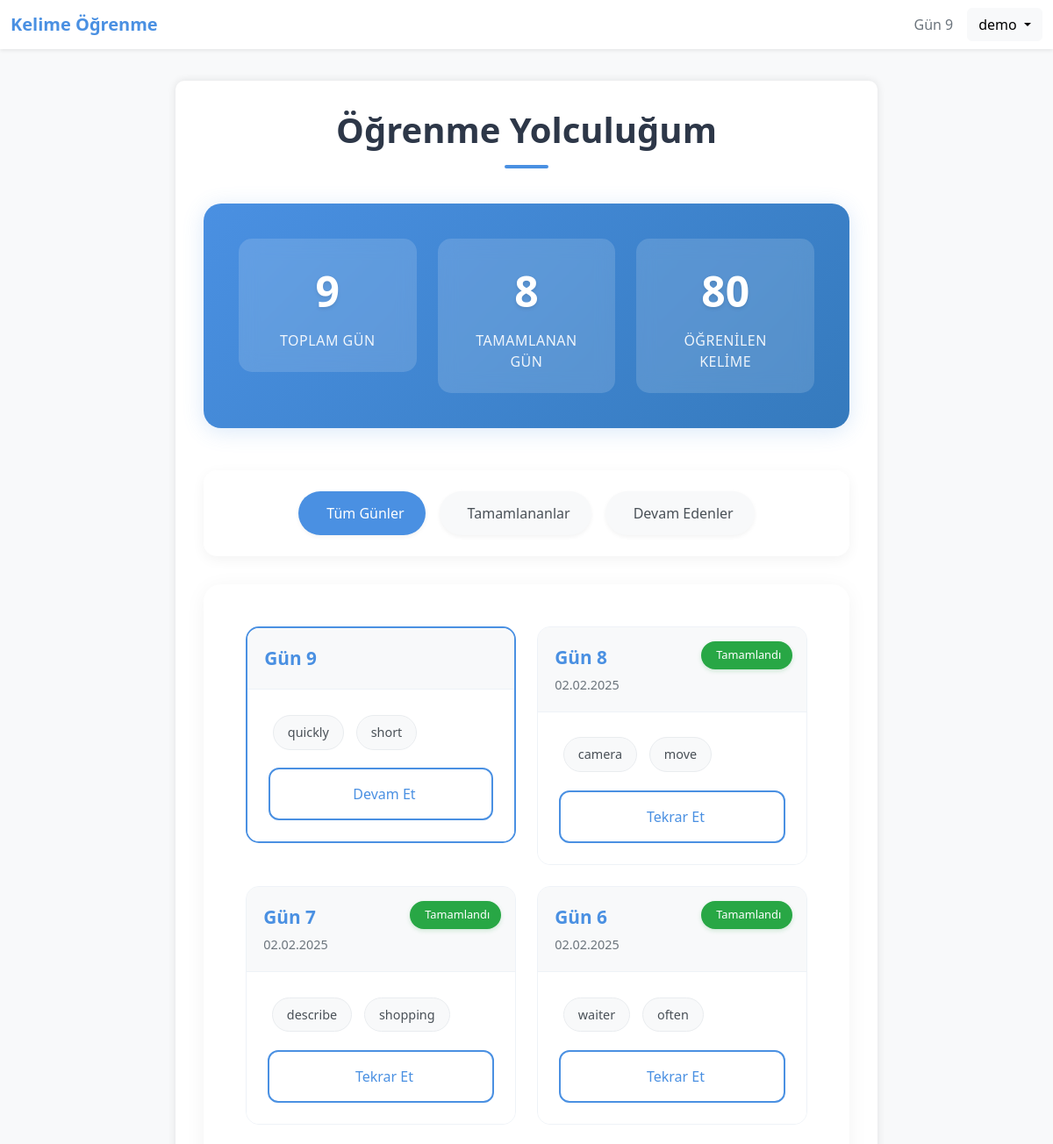
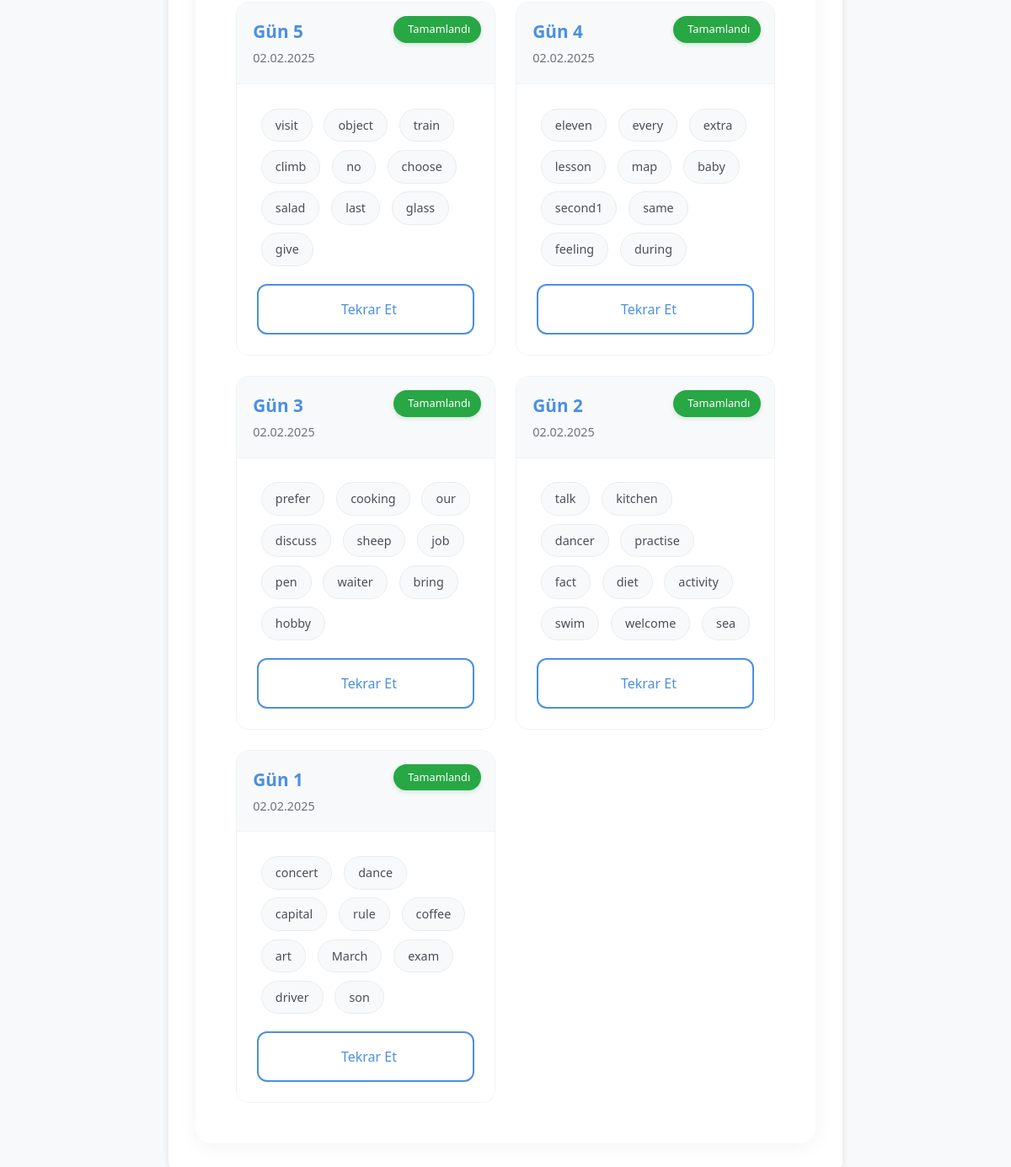
The page /dashboard (signed in) on the database its author committed (2 pictures, top to bottom).
### app.py (models this page shows)
class User(UserMixin, db.Model):
    id = db.Column(db.Integer, primary_key=True)
    username = db.Column(db.String(80), unique=True, nullable=False)
    password_hash = db.Column(db.String(120), nullable=False)
    current_day = db.Column(db.Integer, default=1)
    progress = db.relationship('UserProgress', backref='user', lazy=True)

class UserProgress(db.Model):
    id = db.Column(db.Integer, primary_key=True)
    user_id = db.Column(db.Integer, db.ForeignKey('user.id'), nullable=False)
    day = db.Column(db.Integer, nullable=False)
    words = db.Column(db.String(500), nullable=False)  # JSON string olarak saklayacağız
    completed = db.Column(db.Boolean, default=False)
    date_completed = db.Column(db.DateTime)

### app.py (the view)
@app.route('/dashboard')
@login_required
def dashboard():
    progress_list = UserProgress.query.filter_by(
        user_id=current_user.id
    ).order_by(UserProgress.day.desc()).all()
    for progress in progress_list:
        progress.word_list = json.loads(progress.words)
    return render_template('dashboard.html', progress_list=progress_list)

### app.py (called while the page is built)
@login_manager.user_loader
def load_user(user_id):
    return User.query.get(int(user_id))

### templates/dashboard.html (shortened to what this page needs)
{% extends "base.html" %}
{% block extra_head %}
<link rel="stylesheet" href="https://cdnjs.cloudflare.com/ajax/libs/animate.css/4.1.1/animate.min.css">
{% endblock %}
{% block content %}
<div class="dashboard-container animate__animated animate__fadeIn">
    <h1 class="page-title">Öğrenme Yolculuğum</h1>
    <div class="stats-container">
        <div class="row g-4">
            <div class="col-md-4">
                <div class="stat-card">
                    <div class="stat-number">{{ progress_list|length }}</div>
                    <div class="stat-label">TOPLAM GÜN</div>
                </div>
            </div>
            <div class="col-md-4">
                <div class="stat-card">
                    <div class="stat-number">{{ progress_list|selectattr('completed')|list|length }}</div>
                    <div class="stat-label">TAMAMLANAN GÜN</div>
                </div>
            </div>
            <div class="col-md-4">
                <div class="stat-card">
                    <div class="stat-number">{{ (progress_list|selectattr('completed')|list|length * 10) }}</div>
                    <div class="stat-label">ÖĞRENİLEN KELİME</div>
                </div>
            </div>
        </div>
    </div>
    <div class="filter-section">
        <div class="filter-buttons">
            <button class="filter-button active" data-filter="all">
                Tüm Günler
            </button>
            <button class="filter-button" data-filter="completed">
                Tamamlananlar
            </button>
            <button class="filter-button" data-filter="ongoing">
                Devam Edenler
            </button>
        </div>
    </div>
    <div class="timeline-container">
        <div class="days-grid">
            {% for progress in progress_list %}
            <div class="day-item {{ 'completed' if progress.completed else 'ongoing' }}">
                <div class="day-card {% if progress.day == current_user.current_day %}current-day{% endif %}">
                    <div class="day-header">
                        <div class="d-flex justify-content-between align-items-center">
                            <div>
                                <div class="day-number">Gün {{ progress.day }}</div>
                                {% if progress.completed %}
                                <div class="completion-date">
                                    {{ progress.date_completed.strftime('%d.%m.%Y') }}
                                </div>
                                {% endif %}
                            </div>
                        </div>
                        {% if progress.completed %}
                            <span class="completed-badge">
                                Tamamlandı
                            </span>
                        {% endif %}
                    </div>
                    <div class="word-badges-container">
                        {% for word in progress.word_list %}
                            <span class="word-badge">{{ word }}</span>
                        {% endfor %}
                        <form action="{{ url_for('learn') }}" method="get">
                            <button type="submit" class="action-button">
                                {{ 'Tekrar Et' if progress.completed else 'Devam Et' }}
                            </button>
                        </form>
                    </div>
                </div>
            </div>
            {% endfor %}
        </div>
    </div>
</div>
{% endblock %}

### templates/base.html (shortened to what this page needs)
<!DOCTYPE html>
<html lang="tr">
<head>
    <link href="https://cdn.jsdelivr.net/npm/bootstrap@5.3.0/dist/css/bootstrap.min.css" rel="stylesheet">
    {% block extra_head %}{% endblock %}
</head>
<body>
    {% if current_user.is_authenticated %}
    <nav class="navbar navbar-expand-lg navbar-light bg-white fixed-top shadow-sm">
        <div class="container-fluid">
            <a class="navbar-brand" href="{{ url_for('home') }}">Kelime Öğrenme</a>
            <div class="user-profile">
                <span>Gün {{ current_user.current_day }}</span>
                <div class="dropdown">
                    <button class="btn btn-light dropdown-toggle" type="button" id="dropdownMenuButton" data-bs-toggle="dropdown" aria-expanded="false">
                        {{ current_user.username }}
                    </button>
                </div>
            </div>
        </div>
    </nav>
    {% endif %}
    <div class="container">
        {% block content %}{% endblock %}
    </div>
</body>
</html>

### templates/base.html (style rules this page uses)
body { font-family: 'Segoe UI', Tahoma, Geneva, Verdana, sans-serif; background-color: #f8f9fa; padding-top: 60px; }
.container { max-width: 800px; margin: 2rem auto; padding: 2rem; background-color: white; border-radius: 10px; box-shadow: 0 0 10px rgba(0,0,0,0.1); }
.navbar-brand { font-weight: bold; color: #4a90e2 !important; }
.user-profile { display: flex; align-items: center; gap: 1rem; }
.user-profile span { color: #6c757d; }

### templates/dashboard.html (style rules this page uses)
.dashboard-container { max-width: 1200px; margin: 0 auto; }
.stats-container { background: linear-gradient(135deg, #4a90e2 0%, #357abd 100%); border-radius: 20px; padding: 2.5rem; color: white; margin-bottom: 3rem; box-shadow: 0 4px 25px rgba(74, 144, 226, 0.2); }
.stat-card { text-align: center; padding: 1.5rem; background: rgba(255, 255, 255, 0.15); border-radius: 15px; backdrop-filter: blur(10px); transition: transform 0.3s ease; }
.stat-number { font-size: 3rem; font-weight: bold; margin-bottom: 0.5rem; text-shadow: 0 2px 4px rgba(0,0,0,0.1); }
.stat-label { font-size: 1rem; opacity: 0.9; letter-spacing: 0.5px; }
.timeline-container { background: white; border-radius: 20px; padding: 2rem; box-shadow: 0 4px 25px rgba(0, 0, 0, 0.05); }
.filter-section { background: white; border-radius: 15px; padding: 1.5rem; margin-bottom: 2rem; box-shadow: 0 4px 15px rgba(0, 0, 0, 0.05); }
.filter-buttons { display: flex; gap: 1rem; justify-content: center; flex-wrap: wrap; }
.filter-button { padding: 0.8rem 1.5rem; border: none; border-radius: 25px; background: #f8f9fa; color: #495057; font-weight: 500; cursor: pointer; transition: all 0.3s ease; box-shadow: 0 2px 5px rgba(0,0,0,0.05); }
.filter-button.active { background: #4a90e2; color: white; }
.days-grid { display: grid; grid-template-columns: repeat(auto-fill, minmax(300px, 1fr)); gap: 1.5rem; padding: 1rem; }
.day-card { background: white; border-radius: 15px; overflow: hidden; transition: all 0.3s ease; border: 1px solid #eef2f7; }
.day-header { background: #f8f9fa; padding: 1.2rem; border-bottom: 1px solid #eef2f7; position: relative; }
.day-number { font-size: 1.3rem; font-weight: bold; color: #4a90e2; }
.completion-date { font-size: 0.9rem; color: #6c757d; margin-top: 0.3rem; }
.word-badges-container { padding: 1.5rem; background: #ffffff; }
.word-badge { display: inline-block; font-size: 0.9rem; margin: 0.3rem; padding: 0.5rem 1rem; background-color: #f8f9fa; color: #495057; border-radius: 20px; transition: all 0.2s ease; border: 1px solid #e9ecef; }
.action-button { width: 100%; padding: 1rem; border-radius: 12px; border: 2px solid #4a90e2; background: transparent; color: #4a90e2; font-weight: 500; transition: all 0.3s ease; margin-top: 1rem; }
.completed-badge { position: absolute; top: 1rem; right: 1rem; background: #28a745; color: white; padding: 0.4rem 0.8rem; border-radius: 20px; font-size: 0.8rem; box-shadow: 0 2px 5px rgba(40, 167, 69, 0.2); }
.current-day { border: 2px solid #4a90e2; animation: pulse 2s infinite; }
.page-title { font-size: 2.5rem; font-weight: bold; color: #2d3748; text-align: center; margin-bottom: 2.5rem; position: relative; }
.page-title::after { content: ''; display: block; width: 50px; height: 4px; background: #4a90e2; margin: 1rem auto; border-radius: 2px; }

### rows shown on the page
User: current_day "9", username "demo"
UserProgress: day "9", word_list "quickly" "short", completed "Devam Et"
UserProgress: day "8", date_completed "02.02.2025", shows "Tamamlandı", word_list "camera" "move", completed "Tekrar Et"
UserProgress: day "7", date_completed "02.02.2025", shows "Tamamlandı", word_list "describe" "shopping", completed "Tekrar Et"
UserProgress: day "6", date_completed "02.02.2025", shows "Tamamlandı", word_list "waiter" "often", completed "Tekrar Et"
UserProgress: day "5", date_completed "02.02.2025", shows "Tamamlandı", word_list "visit" "object" "train" "climb" "no" "choose" "salad" "last" "glass" "give", completed "Tekrar Et"
UserProgress: day "4", date_completed "02.02.2025", shows "Tamamlandı", word_list "eleven" "every" "extra" "lesson" "map" "baby" "second1" "same" "feeling" "during", completed "Tekrar Et"
UserProgress: day "3", date_completed "02.02.2025", shows "Tamamlandı", word_list "prefer" "cooking" "our" "discuss" "sheep" "job" "pen" "waiter" "bring" "hobby", completed "Tekrar Et"
UserProgress: day "2", date_completed "02.02.2025", shows "Tamamlandı", word_list "talk" "kitchen" "dancer" "practise" "fact" "diet" "activity" "swim" "welcome" "sea", completed "Tekrar Et"
UserProgress: day "1", date_completed "02.02.2025", shows "Tamamlandı", word_list "concert" "dance" "capital" "rule" "coffee" "art" "March" "exam" "driver" "son", completed "Tekrar Et"

### other values the page prints
{{ progress_list|length }} "9"
{{ progress_list|selectattr('completed')|list|length }} "8"
{{ (progress_list|selectattr('completed')|list|length * 10) }} "80"
